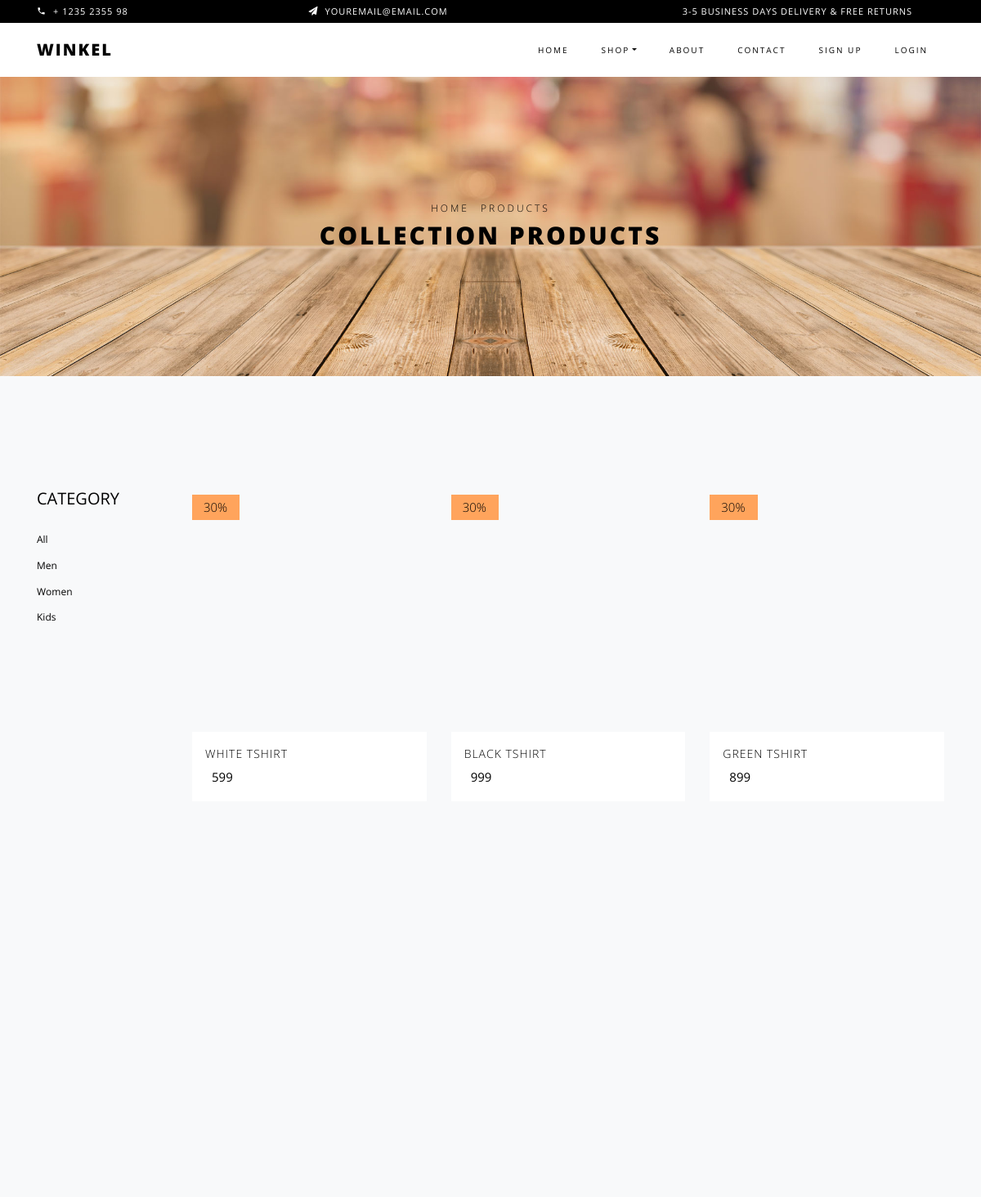
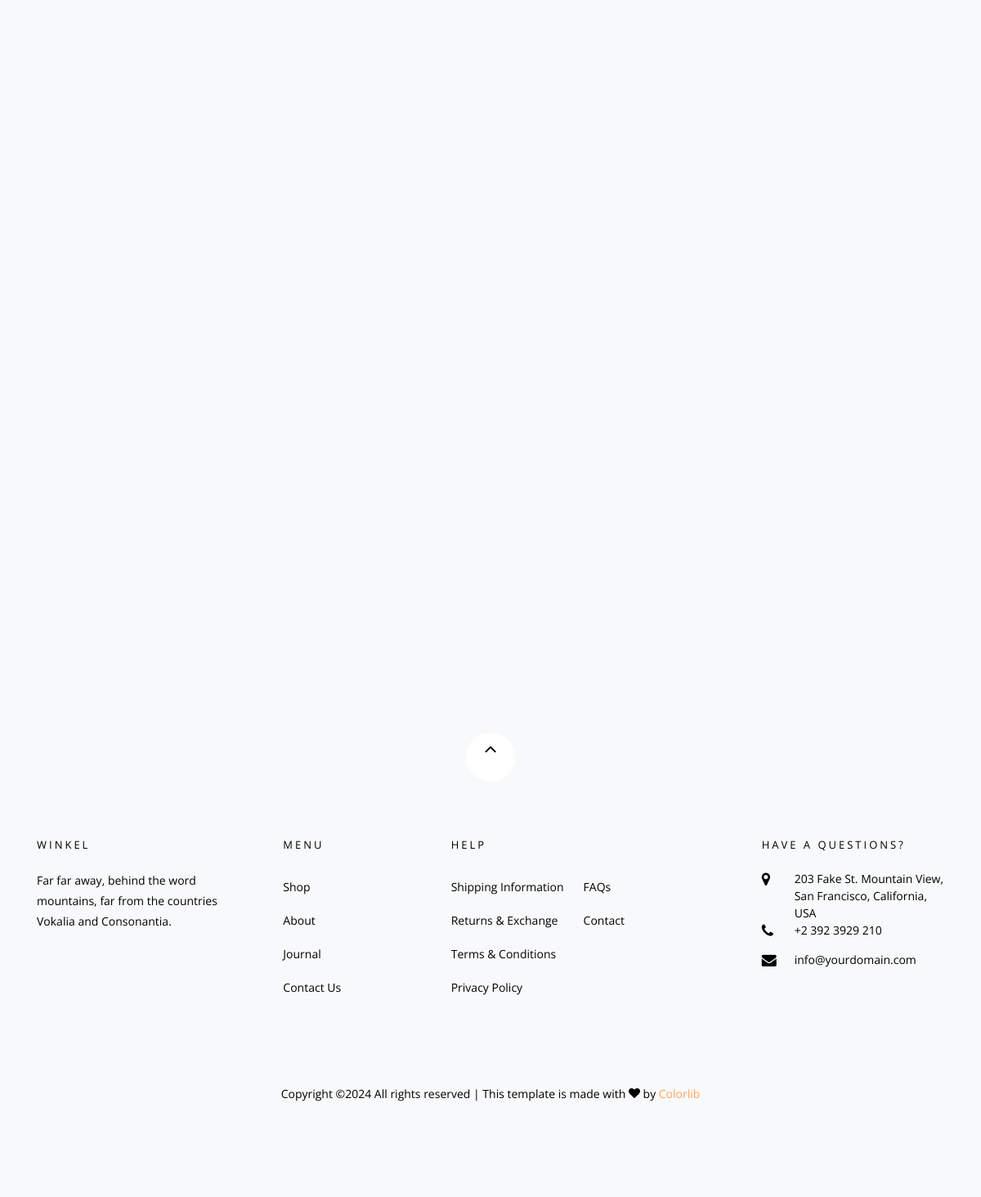
The app's page /product-category/All/ with its own data (2 pictures, top to bottom).
### myapp/models.py (models this page shows, shortened)
class Product(models.Model):
	choice1=(
		    ("Men","Men"),
		    ("Women","Women"),
		    ("Kids","Kids"),
		)
	seller=models.ForeignKey(User,on_delete=models.CASCADE)
	product_category=models.CharField(max_length=100,choices=choice1)
	product_name=models.CharField(max_length=100)
	product_price=models.PositiveIntegerField()
	product_desc=models.TextField()
	product_image=models.ImageField(upload_to="product_image/")

### myapp/views.py (the view)
# urls.py: path('product-category/<str:cat>/',views.product_category,name='product-category'),
def product_category(request,cat):
	products=Product()
	if cat=="All":
		products=Product.objects.all()
	else:
		products=Product.objects.filter(product_category=cat)
	return render(request,'shop.html',{'products':products})

### myapp/templates/shop.html (shortened to what this page needs)
{% extends 'header.html'%}
{% load static %}
{% block content %}
<!DOCTYPE html>
<html lang="en">
  <head>
  </head>
    <div class="hero-wrap hero-bread" style="background-image: url('{% static 'images/bg_6.jpg' %}');">
      <div class="container">
        <div class="row no-gutters slider-text align-items-center justify-content-center">
          <div class="col-md-9 ftco-animate text-center">
          	<p class="breadcrumbs"><span class="mr-2"><a href="index.html">Home</a></span> <span>Products</span></p>
            <h1 class="mb-0 bread">Collection Products</h1>
          </div>
        </div>
      </div>
    </div>
    <section class="ftco-section bg-light">
    	<div class="container">
    		<div class="row">
    			<div class="col-md-8 col-lg-10 order-md-last">
    				<div class="row">
    					{% for i in products %}
		    			<div class="col-sm-6 col-md-6 col-lg-4 ftco-animate">
		    				<div class="product">
		    					<a href="{% url 'single-product' pk=i.pk %}" class="img-prod"><img class="img-fluid" src="{{i.product_image.url}}" alt="Colorlib Template" style="width: 300px; height: 300px;">
		    						<span class="status">30%</span>
		    					</a>
		    					<div class="text py-3 px-3">
		    						<h3><a href="#">{{i.product_name}}</a></h3>
		    						<div class="d-flex">
		    							<div class="pricing">
				    						<p class="price">{{i.product_price}}</p>
				    					</div>
			    					</div>
		    					</div>
		    				</div>
		    			</div>
		    			{% endfor %}
		    		</div>
		    	</div>
		    	<div class="col-md-4 col-lg-2 sidebar">
		    		<div class="sidebar-box-2">
		    			<h2 class="heading mb-4"><a href="#">Category</a></h2>
		    			<ul>
		    				<li><a href="{% url 'product-category' cat='All' %}">All</a></li>
		    				<li><a href="{% url 'product-category' cat='Men' %}">Men</a></li>
								<li><a href="{% url 'product-category' cat='Women'%}">Women</a></li>
								<li><a href="{% url 'product-category' cat='Kids'%}">Kids</a></li>
		    			</ul>
		    		</div>
    			</div>
    		</div>
    	</div>
    </section>
  </body>
</html>
{% endblock %}

### records on screen
Product: product_name "WHITE TSHIRT", product_price "599"
Product: product_name "BLACK TSHIRT", product_price "999"
Product: product_name "GREEN TSHIRT", product_price "899"
